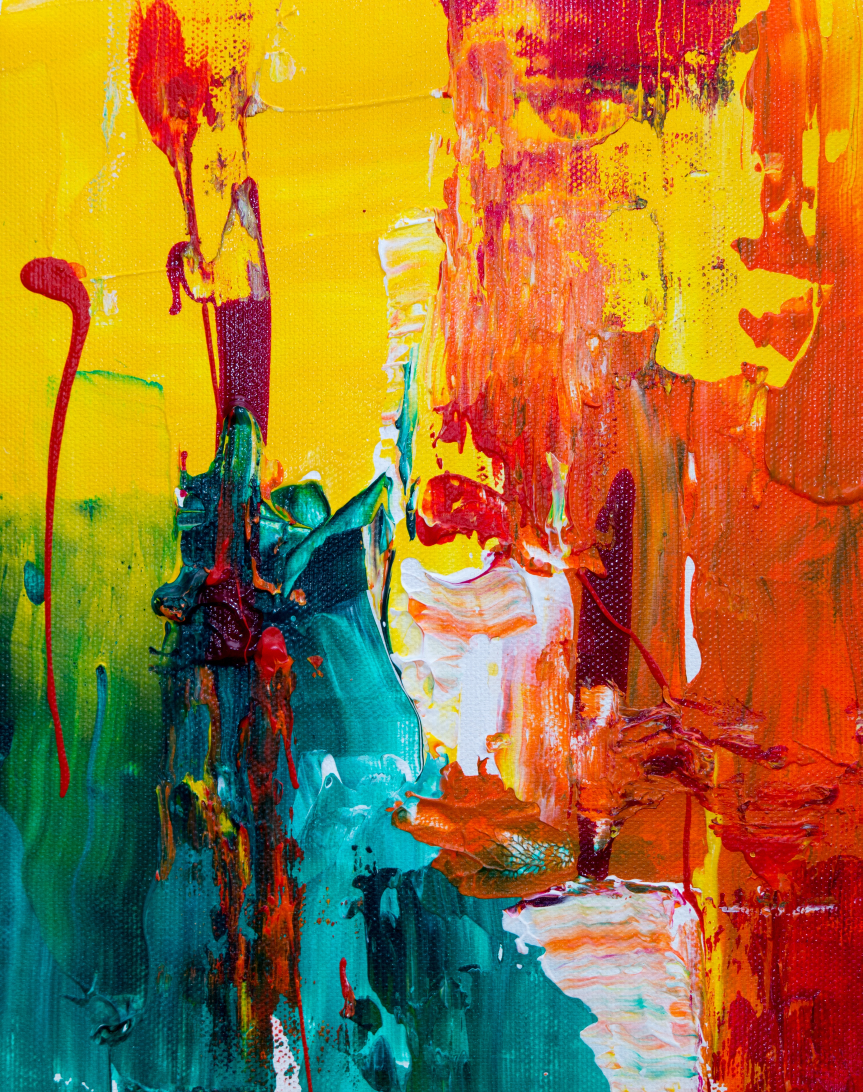
#> input picture pexels-steve-johnson-1585325.jpg, 3449 x 4368 px (shown at 1/4 size)
$ jupyter execute Color_identification_in_images.ipynb
#> lines starting #> are read from the running program, lines starting #| are printed output that depends on the picture
[cell 1]
import pandas as pd
import cv2

[cell 2]
img_path='pexels-steve-johnson-1585325.jpg'
csv_path='colors.csv'

[cell 3]
index= ['color','color_name','hex','R','G','B']
df=pd.read_csv(csv_path,names=index,header=None)
#> (reads colors.csv from the repository)

[cell 4]
img= cv2.imread(img_path)
#> img is the input picture: shape (4368, 3449, 3); mean B, G, R 50.5, 116.7, 159.4
img= cv2.resize(img,(800,600))
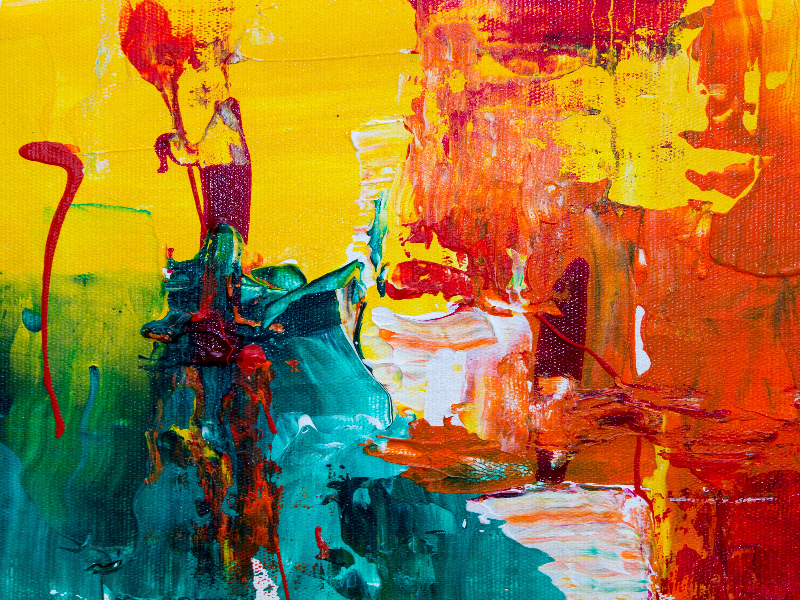
#> img: shape (600, 800, 3); mean B, G, R 50.4, 116.6, 159.2

[cell 5]
clicked=False
r=g=b=ypos=0

[cell 6]
def get_color_name(R,G,B):
  minimum=1000
  for i in range(len(df)):
    d=abs(R-int(df.loc[i,'R']))+abs(G-int(df.loc[i,'G']))+abs(B-int(df.loc[i,'B']))
    if d<= minimum:
      minimum=d
      cname=df.loc[i,'color_name']
  return cname

[cell 7]
def draw(event,x,y,flags,params):
  if event==cv2.EVENT_LBUTTONDBLCLK:
    global clicked,r,g,b,xpos,ypos
    clicked=True
    xpos=x
    ypos=ypos
    b,g,r=img[y,x]
    b=int(b)
    g=int(g)
    r=int(r)

[cell 8]
cv2.namedWindow('Image')
cv2.setMouseCallback('Image',draw)
while True:
  cv2.imshow('Image',img)
  if clicked:
    cv2.rectangle(img,(20,20),(600,600),(b,g,r),-1)
    text=get_color_name(r,g,b)+' R='+str(r)+' G='+str(g)+' B='+str(b)
    cv2.putText(img,text,(50,50),2,0.8,(255,255,255),2,cv2.LINE_AA)
    if r+g+b >= 600:
      cv2.putText(img,text,(50,50),2,0.8,(0,0,0),2,cv2.LINE_AA)
  if(cv2.waitKey(10) and 0xFF == 27):
#> (key Esc is pressed here)
